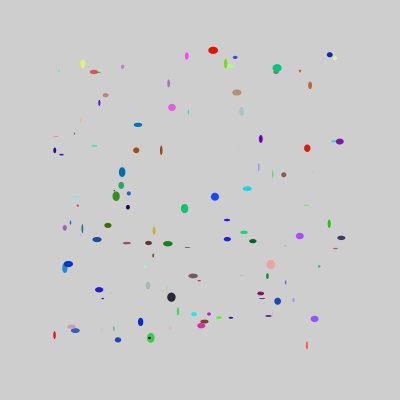
Frame 1 (no input)
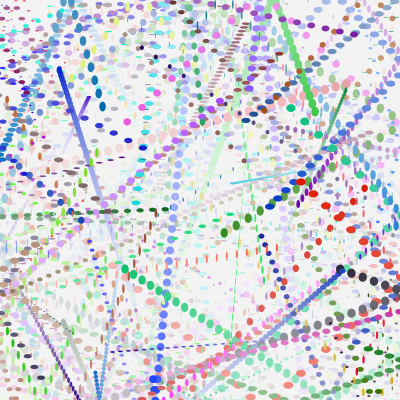
Frame 60 (the mouse pressed at the canvas centre just before this capture)
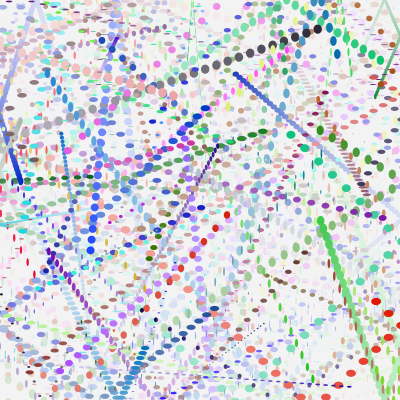
Frame 120 (the mouse held since frame 60 and released just before this capture)

The Processing sketch that drew these frames (run headless with seeded random() and noise(); from frame 60 on, the mouse is pressed at the canvas centre):

// Processing sketch: processing_45688
// ── processing_45688.pde

int MAX = 120;

float [] x;
float [] y;
float [] wd;
float [] ht;
float [] dx;
float [] dy;
color [] col;

void setup ()
{
  size(400, 400);
  x = new float [MAX];
  initializeFloatArray(x, 50, width-50);
  y = new float [MAX];
  initializeFloatArray(y, 50, height-50);
  wd = new float [MAX];
  initializeFloatArray(wd, 0, 10);
  ht = new float [MAX];
  initializeFloatArray(ht, 0, 10);
  dx = new float [MAX];
  initializeFloatArray(dx, -15, 15);
  dy = new float [MAX];
  initializeFloatArray(dy, -15, 15);
  col = new color [MAX];
  initializeColorArray();
 
}

void draw()
{
  prepScreen();
  drawThings();
  moveThings();
}

void initializeFloatArray(float [] array, float low, float high)
{
  for (int i = 0; i < MAX; i++)
  {
    array[i] = random(low, high);
  }
}

void prepScreen()
{
  noStroke();
  fill(255, 10);
  rect(0, 0, width, height);
}

void drawThings()
{
  for (int i = 0; i < MAX; i++)
  {
    fill(col[i]);
    ellipse(x[i], y[i], wd[i], ht[i]);
  }
}

void moveThings()
{
  for (int i = 0; i < MAX; i++)
{
  x[i] = x[i] + dx[i];
  y[i] = y[i] + dy[i];
  
  if (x[i] < 0)
{
  dx[i] = -dx[i];
}

if (x[i] > width)
{
  dx[i] = -dx[i];
}

if (y[i] < 0)
{
  dy[i] = -dy[i];
}

if (y[i] > height)
{
  dy[i] = -dy[i];
}
}



}

void initializeColorArray()
{
  for (int i = 0; i < MAX; i++)
  {
    int r = int(random(256));
    int g = int(random(256));
    int b = int(random(256));
    col[i] = color(r, g, b);
  }
}
